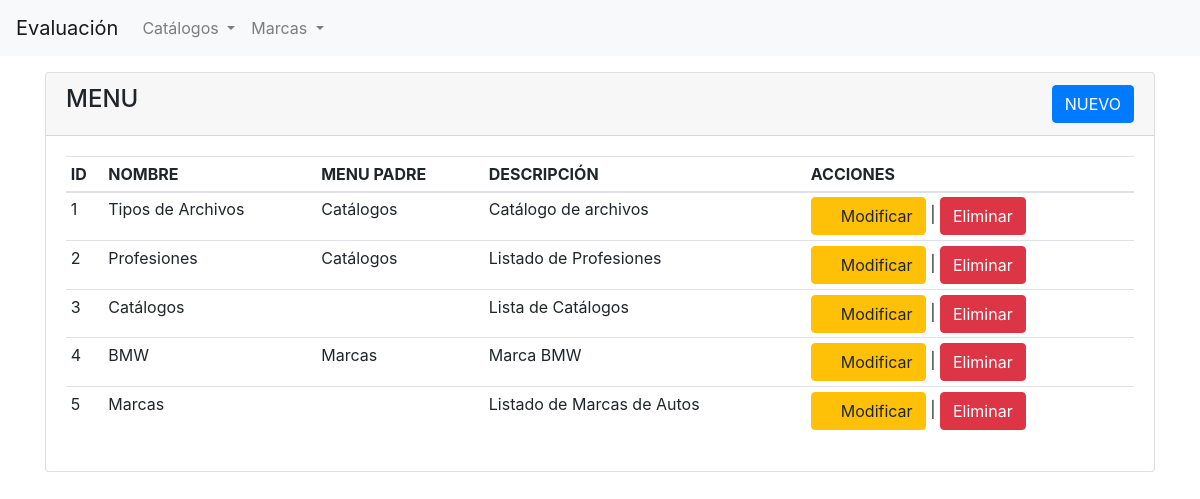
The page / on the database its author committed.
### tables this page shows
CREATE TABLE IF NOT EXISTS `menu_padre` (
  `id_menu_padre` int(11) NOT NULL AUTO_INCREMENT,
  `nombre_menu_padre` varchar(150) NOT NULL,
  PRIMARY KEY (`id_menu_padre`)
);

CREATE TABLE IF NOT EXISTS `menus` (
  `id_menu` int(11) NOT NULL AUTO_INCREMENT,
  `id_menu_padre` int(11) DEFAULT NULL,
  `nombre_menu` varchar(150) NOT NULL,
  `descripcion_menu` varchar(250) NOT NULL,
  PRIMARY KEY (`id_menu`)
);

### controllers/MenuController.php (called while the page is built, shortened)
<?php
class MenuController {
	private $menuModel;
	function __construct() {
		$this->menuModel = new MenuModel();
	}
	public function readAction() {
		$menus = $this->menuData();
		$datos = $this->menuModel->read();
		require_once 'views/listMenu.php';
	}
	public function menuData() {
		$menus = [];
		$menuPadre = $this->menuModel->listMenu();
		foreach ($menuPadre as $key => $value) {
			$opciones = [];
			$menuOptions = $this->menuModel->listOptionsMenu($value['id_menu_padre']);
			foreach ($menuOptions as $key2 => $value2) {
				$opciones[] = [
					"id_menu" => $value2['id_menu'],
					"menus" => $value2['nombre_menu']
				];
			}
			$menus[] = [
				"id_menu_padre" => $value['id_menu_padre'],
				"nombre_menu_padre" => $value['nombre_menu_padre'],
				"menus" => $opciones
			];
		}
		return $menus;
	}
}

### config/Conexion.php (called while the page is built, shortened)
<?php
   class Conexion {
      private $driver = "mysql";
      private $host = "localhost";
      private $port = "3306";
      private $user = "root";
      private $dataBase = "test_s2next";
      private $password = "";
      private $charset = "utf8";
      public function connect() {
         $stm = "{$this->driver}:host={$this->host}:{$this->port};dbname={$this->dataBase};charset={$this->charset}";
         $this->conexion = new PDO($stm, $this->user, $this->password);
         return $this->conexion;
      }
   }

### models/MenuModel.php (called while the page is built, shortened)
<?php
class MenuModel {
	private $conexion;
	function __construct() {
		$this->conexion = (new Conexion())->connect();
	}
	public function read() {
		try {
			$this->sql = "SELECT
							id_menu,
							nombre_menu,
							descripcion_menu,
							IF(menus.id_menu_padre = 0, '', (SELECT menu_padre.nombre_menu_padre FROM menu_padre WHERE menu_padre.id_menu_padre = menus.id_menu_padre)) AS menu_padre
						FROM
							menus";
			$sth = $this->conexion->prepare($this->sql);
			$sth->execute();
			return $sth->fetchAll(PDO::FETCH_ASSOC);
		} catch (Exception $e) {
			echo $e->getMessage();
		}
	}
	public function listMenu() {
		try {
			$this->sql = "SELECT * FROM menu_padre";
			$sth = $this->conexion->prepare($this->sql);
			$sth->execute();
			return $sth->fetchAll(PDO::FETCH_ASSOC);
		} catch (Exception $e) {
			echo $e->getMessage();
		}
	}
	public function listOptionsMenu($idMenuPadre) {
		try {
			$this->sql = "SELECT * FROM menus WHERE id_menu_padre = :id";
			$sth = $this->conexion->prepare($this->sql);
			$sth->bindValue(':id', $idMenuPadre);
			$sth->execute();
			return $sth->fetchAll(PDO::FETCH_ASSOC);
		} catch (Exception $e) {
			echo $e->getMessage();
		}
	}
}

### views/listMenu.php (the view, shortened to what this page needs)
<!DOCTYPE html>
<html>
<head>
    <link rel="stylesheet" href="https://maxcdn.bootstrapcdn.com/bootstrap/4.0.0/css/bootstrap.min.css">
    <link rel="stylesheet" href="../assets/css/font-awesome.min.css">
</head>
<body>
    <nav class="navbar navbar-expand-lg navbar-light bg-light">
        <a class="navbar-brand" href="?action=list">Evaluación</a>
        <div class="collapse navbar-collapse" id="navbarNavDropdown">
            <ul class="navbar-nav">
                <?php
                foreach ($menus as $key => $value) {
                ?>
                    <li class="nav-item dropdown">
                        <a class="nav-link dropdown-toggle" href="#" id="navbarDropdownMenuLink" data-toggle="dropdown" aria-haspopup="true" aria-expanded="false">
                            <?= $value['nombre_menu_padre']; ?>
                        </a>
                    </li>
                <?php
                }
                ?>
            </ul>
        </div>
    </nav>
    <div class="container">
        <div class="row my-3">
            <div class="col-sm-12">
                <div class="card">
                    <div class="card-header">
                        <div class="row">
                            <div class="col-sm-6"><h4>MENU</h4></div>
                            <div class="col-sm-6 text-right">
                                <a href="?action=new" class="btn btn-primary">NUEVO</a>
                            </div>
                        </div>
                    </div>
                    <div class="card-body">
                        <table class="table table-hover table-sm">
                            <thead>
                                <th>ID</th>
                                <th>NOMBRE</th>
                                <th>MENU PADRE</th>
                                <th>DESCRIPCIÓN</th>
                                <th>ACCIONES</th>
                            </thead>
                            <tbody id="content">
                                <?php
                                foreach ($datos as $key => $value) {
                                ?>
                                    <tr>
                                        <td><?= $value['id_menu']; ?></td>
                                        <td><?= $value['nombre_menu']; ?></td>
                                        <td><?= $value['menu_padre']; ?></td>
                                        <td><?= $value['descripcion_menu']; ?></td>
                                        <td>
                                            <a href="?action=edit&id=<?= $value['id_menu']; ?>" class="btn btn-warning"><i class="fa fa-pencil" aria-hidden="true"></i> Modificar</a> |
                                            <a href="?action=delete&id=<?= $value['id_menu']; ?>" class="btn btn-danger">Eliminar</a>
                                        </td>
                                    </tr>
                                <?php
                                }
                                ?>
                            </tbody>
                        </table>
                    </div>
                </div>
            </div>
        </div>
    </div>
</body>
</html>

### index.php (shortened to what this page needs)
<?php
require_once 'config/Conexion.php';
require_once 'controllers/MenuController.php';
require_once 'models/MenuModel.php';
$menuController = new MenuController();
if (empty($_GET['action'])) {
    $action = 'list';
} else {
    $action = $_GET['action'];
}
switch ($action) {
    case 'list':
        $menuController->readAction();
        break;
}

### rows shown on the page
menu_padre: nombre_menu_padre "Marcas"
menus: id_menu "1", nombre_menu "Tipos de Archivos", menu_padre "Catálogos", descripcion_menu "Catálogo de archivos"
menus: id_menu "2", nombre_menu "Profesiones", menu_padre "Catálogos", descripcion_menu "Listado de Profesiones"
menus: id_menu "3", nombre_menu "Catálogos", descripcion_menu "Lista de Catálogos"
menus: id_menu "4", nombre_menu "BMW", menu_padre "Marcas", descripcion_menu "Marca BMW"
menus: id_menu "5", nombre_menu "Marcas", descripcion_menu "Listado de Marcas de Autos"

### other values the page prints
$value['nombre_menu_padre'] "Catálogos"
